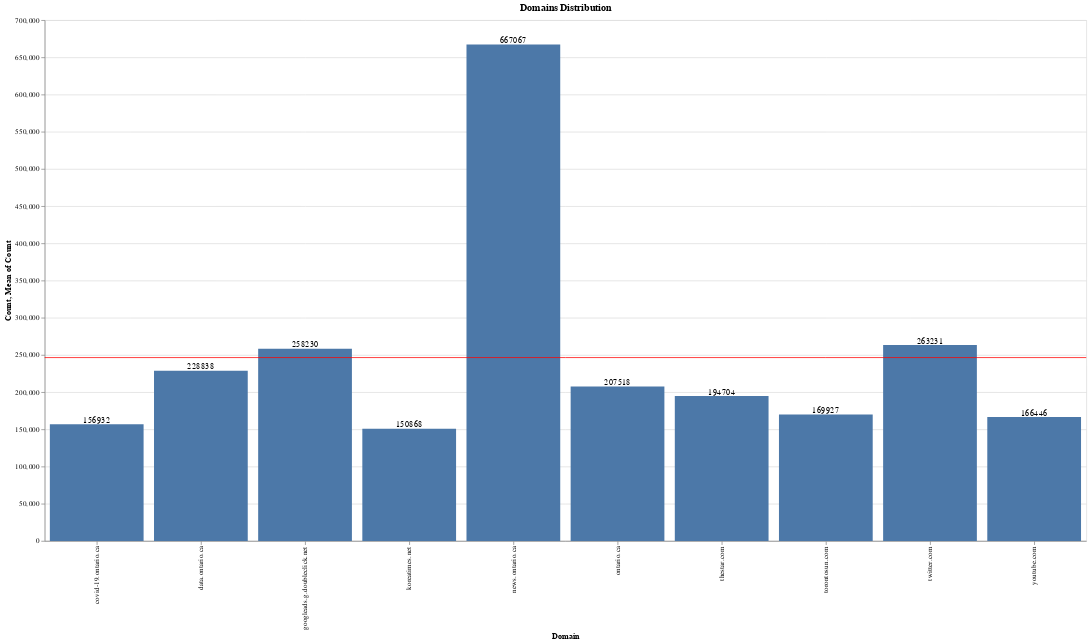

Notebook code for this chart:
### Markdown cell above
#### How about the distribution of the top 10 domains?

Here we can see which domains are the most frequent within the web archive.

### Code cell
top_domains = domains.sort_values('count', ascending=False).head(10)

top_domains_bar = alt.Chart(top_domains).mark_bar().encode(
    x=alt.X('domain:O', title='Domain'),
    y=alt.Y('count:Q', title='Count, Mean of Count')
)

top_domains_rule = alt.Chart(top_domains).mark_rule(color='red').encode(
    y='mean(count):Q'
)

top_domains_text = top_domains_bar.mark_text(
    align='center',
    baseline='bottom'
).encode(
    text='count:Q'
)

(top_domains_bar + top_domains_rule + top_domains_text).properties(width=1400, height=700, title='Domains Distribution')

### Figure 1 — Vega-Lite specification as saved in the notebook (floating-point values rounded to 4 significant figures)
{"config": {"view": {"continuousWidth": 400, "continuousHeight": 300}}, "layer": [{"mark": "bar", "encoding": {"x": {"type": "ordinal", "field": "domain", "title": "Domain"}, "y": {"type": "quantitative", "field": "count", "title": "Count, Mean of Count"}}}, {"mark": {"type": "rule", "color": "red"}, "encoding": {"y": {"type": "quantitative", "aggregate": "mean", "field": "count"}}}, {"mark": {"type": "text", "align": "center", "baseline": "bottom"}, "encoding": {"text": {"type": "quantitative", "field": "count"}, "x": {"type": "ordinal", "field": "domain", "title": "Domain"}, "y": {"type": "quantitative", "field": "count", "title": "Count, Mean of Count"}}}], "data": {"name": "data-114ebe7f9a42656231da3aad6bb3f15b"}, "height": 700, "title": "Domains Distribution", "width": 1400, "$schema": "https://vega.github.io/schema/vega-lite/v4.8.1.json", "datasets": {"data-114ebe7f9a42656231da3aad6bb3f15b": [{"domain": "news.ontario.ca", "count": 667067}, {"domain": "twitter.com", "count": 263231}, {"domain": "googleads.g.doubleclick.net", "count": 258230}, {"domain": "data.ontario.ca", "count": 228838}, {"domain": "ontario.ca", "count": 207518}, {"domain": "thestar.com", "count": 194704}, {"domain": "torontosun.com", "count": 169927}, {"domain": "youtube.com", "count": 166446}, {"domain": "covid-19.ontario.ca", "count": 156932}, {"domain": "koreatimes.net", "count": 150868}]}}
